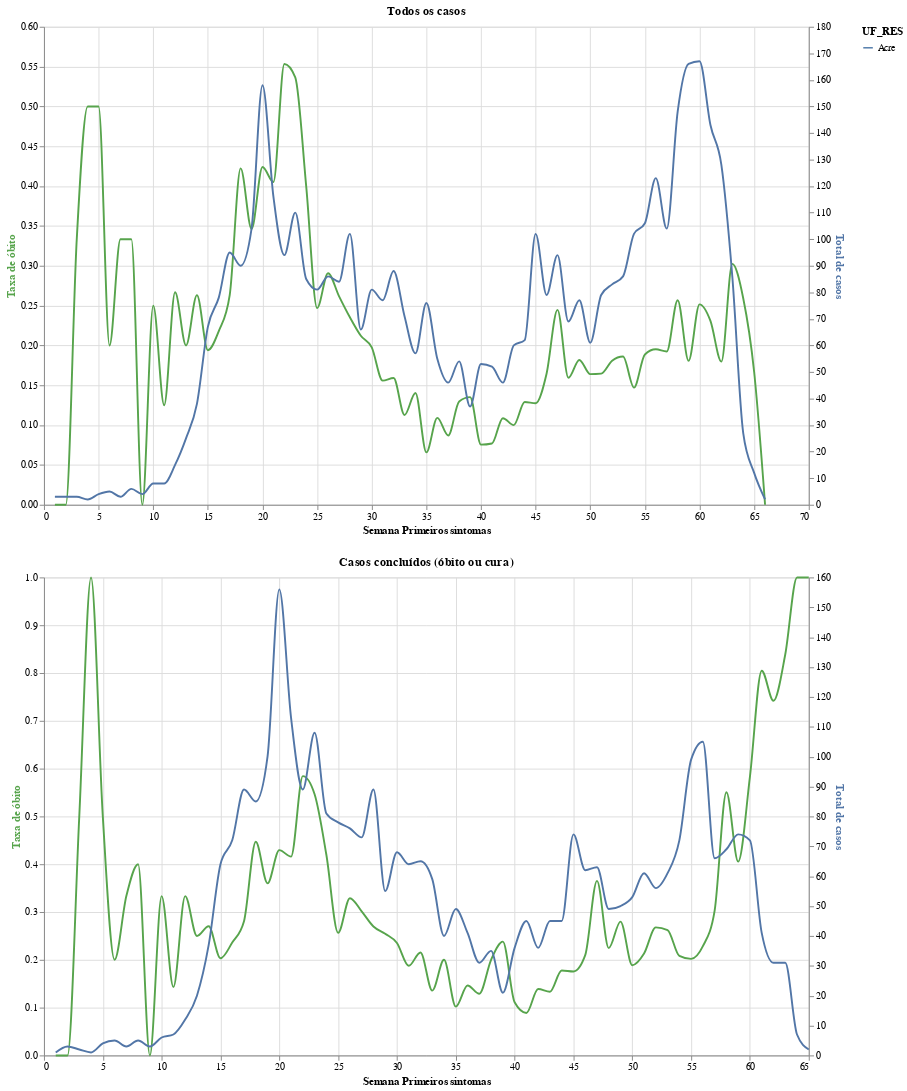

Notebook code for this chart:
### Markdown cell above
### Taxa de óbito e Total de casos por UF residência

### Code cell
#collapse

cat2 = 'UF_RES'
index_cols = [cat1,cat2]
y_cols = ('tx_obito','total')
selection_dict = {cat2:" != ['nd']"}
upper  =dataFrame2Chart(df_srag,index_cols,selection_dict,y_cols=y_cols,chart_title='Todos os casos')

selection_dict['EVOLUCAO']= "== ['cura','obito']"
lower = dataFrame2Chart(df_srag,index_cols,selection_dict,y_cols=y_cols,chart_title='Casos concluídos (óbito ou cura)')
alt.vconcat(upper, lower)

### Figure 1 — Vega-Lite specification as saved in the notebook (floating-point values rounded to 4 significant figures; data arrays with more than 128 entries replaced by an {"elided": "..."} marker saying what was removed)
{"config": {"view": {"continuousWidth": 400, "continuousHeight": 300}}, "vconcat": [{"layer": [{"mark": {"type": "line", "interpolate": "monotone", "stroke": "#57A44C"}, "encoding": {"color": {"type": "nominal", "field": "UF_RES"}, "tooltip": [{"type": "quantitative", "field": "SEM_PRI_ABS"}, {"type": "nominal", "field": "UF_RES"}, {"type": "quantitative", "field": "cura"}, {"type": "quantitative", "field": "ignorado"}, {"type": "quantitative", "field": "nd"}, {"type": "quantitative", "field": "obito"}, {"type": "quantitative", "field": "obito_outras_causas"}, {"type": "quantitative", "field": "total"}, {"type": "quantitative", "field": "tx_obito"}], "x": {"type": "quantitative", "axis": {"title": "Semana Primeiros sintomas"}, "field": "SEM_PRI_ABS"}, "y": {"type": "quantitative", "axis": {"title": "Taxa de óbito", "titleColor": "#57A44C"}, "field": "tx_obito"}}, "selection": {"Selecione": {"type": "single", "fields": ["UF_RES"], "init": {"UF_RES": "Acre"}, "bind": {"UF_RES": {"input": "select", "options": ["Acre", "Alagoas", "Amazonas", "Bahia", "Ceará", "Distrito Federal", "Espírito Santo", "Goiás", "Maranhão", "Mato Grosso", "Mato Grosso do Sul", "Minas Gerais", "Paraná", "Paraíba", "Pará", "Pernambuco", "Piauí", "Rio Grande do Norte", "Rio Grande do Sul", "Rio de Janeiro", "Rondônia", "Santa Catarina", "Sergipe", "São Paulo", "Tocantins", "Roraima", "Amapá", "--TODOS--"]}}}}, "transform": [{"filter": {"selection": "Selecione"}}]}, {"mark": {"type": "line", "interpolate": "monotone", "stroke": "#5276A7"}, "encoding": {"color": {"type": "nominal", "field": "UF_RES"}, "tooltip": [{"type": "quantitative", "field": "SEM_PRI_ABS"}, {"type": "nominal", "field": "UF_RES"}, {"type": "quantitative", "field": "cura"}, {"type": "quantitative", "field": "ignorado"}, {"type": "quantitative", "field": "nd"}, {"type": "quantitative", "field": "obito"}, {"type": "quantitative", "field": "obito_outras_causas"}, {"type": "quantitative", "field": "total"}, {"type": "quantitative", "field": "tx_obito"}], "x": {"type": "quantitative", "axis": {"title": "Semana Primeiros sintomas"}, "field": "SEM_PRI_ABS"}, "y": {"type": "quantitative", "axis": {"title": "Total de casos", "titleColor": "#5276A7"}, "field": "total"}}, "transform": [{"filter": {"selection": "Selecione"}}]}], "data": {"name": "data-6cb863ba9bd08c980d76434191db65e8"}, "height": 500, "resolve": {"scale": {"y": "independent"}}, "title": "Todos os casos", "width": 800}, {"layer": [{"mark": {"type": "line", "interpolate": "monotone", "stroke": "#57A44C"}, "encoding": {"color": {"type": "nominal", "field": "UF_RES"}, "tooltip": [{"type": "quantitative", "field": "SEM_PRI_ABS"}, {"type": "nominal", "field": "UF_RES"}, {"type": "quantitative", "field": "cura"}, {"type": "quantitative", "field": "obito"}, {"type": "quantitative", "field": "total"}, {"type": "quantitative", "field": "tx_obito"}], "x": {"type": "quantitative", "axis": {"title": "Semana Primeiros sintomas"}, "field": "SEM_PRI_ABS"}, "y": {"type": "quantitative", "axis": {"title": "Taxa de óbito", "titleColor": "#57A44C"}, "field": "tx_obito"}}, "selection": {"Selecione": {"type": "single", "fields": ["UF_RES"], "init": {"UF_RES": "Acre"}, "bind": {"UF_RES": {"input": "select", "options": ["Acre", "Amazonas", "Bahia", "Ceará", "Distrito Federal", "Espírito Santo", "Goiás", "Maranhão", "Mato Grosso", "Mato Grosso do Sul", "Minas Gerais", "Paraná", "Pará", "Pernambuco", "Piauí", "Rio Grande do Norte", "Rio Grande do Sul", "Rio de Janeiro", "Rondônia", "Santa Catarina", "Sergipe", "São Paulo", "Tocantins", "Alagoas", "Paraíba", "Roraima", "Amapá", "--TODOS--"]}}}}, "transform": [{"filter": {"selection": "Selecione"}}]}, {"mark": {"type": "line", "interpolate": "monotone", "stroke": "#5276A7"}, "encoding": {"color": {"type": "nominal", "field": "UF_RES"}, "tooltip": [{"type": "quantitative", "field": "SEM_PRI_ABS"}, {"type": "nominal", "field": "UF_RES"}, {"type": "quantitative", "field": "cura"}, {"type": "quantitative", "field": "obito"}, {"type": "quantitative", "field": "total"}, {"type": "quantitative", "field": "tx_obito"}], "x": {"type": "quantitative", "axis": {"title": "Semana Primeiros sintomas"}, "field": "SEM_PRI_ABS"}, "y": {"type": "quantitative", "axis": {"title": "Total de casos", "titleColor": "#5276A7"}, "field": "total"}}, "transform": [{"filter": {"selection": "Selecione"}}]}], "data": {"name": "data-a43676a8cadb868857f1d2f375d699bd"}, "height": 500, "resolve": {"scale": {"y": "independent"}}, "title": "Casos concluídos (óbito ou cura)", "width": 800}], "$schema": "https://vega.github.io/schema/vega-lite/v4.8.1.json", "datasets": {"data-6cb863ba9bd08c980d76434191db65e8": {"elided": "1846 records"}, "data-a43676a8cadb868857f1d2f375d699bd": {"elided": "1831 records"}}}
